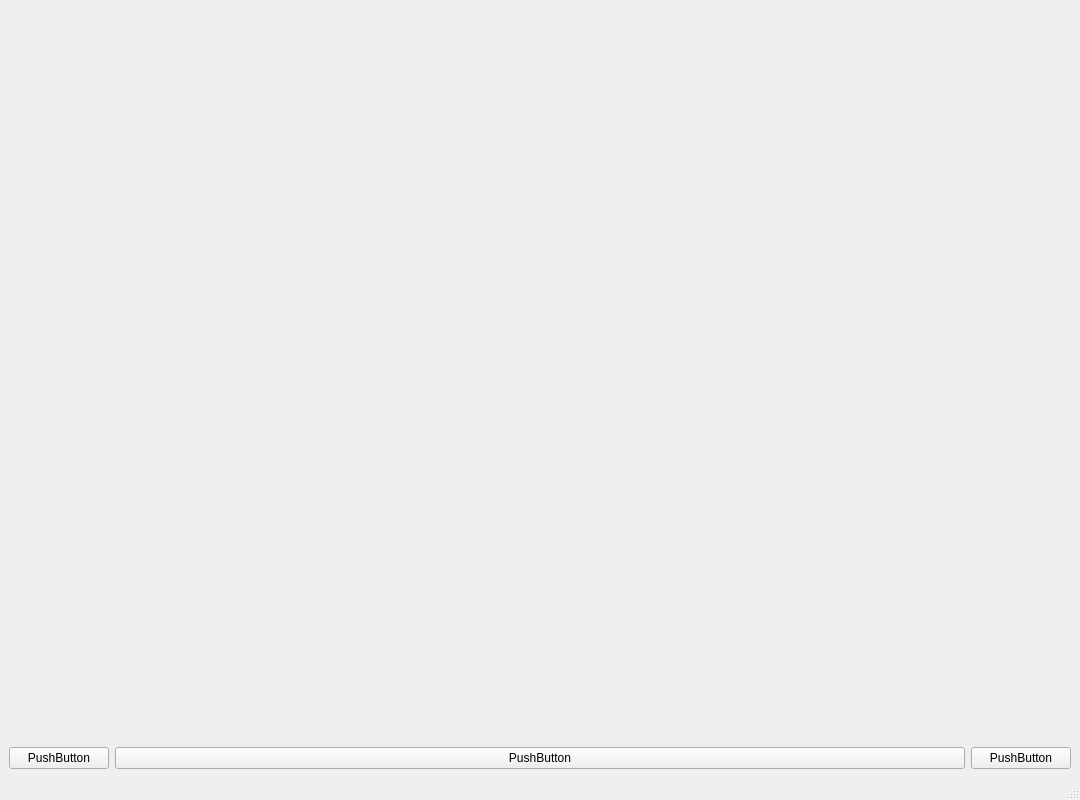
<?xml version="1.0" encoding="UTF-8"?>
<ui version="4.0">
 <class>MainWindow</class>
 <widget class="QMainWindow" name="MainWindow">
  <property name="geometry">
   <rect>
    <x>0</x>
    <y>0</y>
    <width>1080</width>
    <height>800</height>
   </rect>
  </property>
  <property name="maximumSize">
   <size>
    <width>1080</width>
    <height>800</height>
   </size>
  </property>
  <property name="windowTitle">
   <string>FaceSwap_Video</string>
  </property>
  <widget class="QWidget" name="centralwidget">
   <layout class="QVBoxLayout" name="verticalLayout">
    <item>
     <layout class="QHBoxLayout" name="horizontalLayout_2">
      <item>
       <widget class="QLabel" name="img_label">
        <property name="maximumSize">
         <size>
          <width>330</width>
          <height>360</height>
         </size>
        </property>
        <property name="text">
         <string/>
        </property>
       </widget>
      </item>
      <item>
       <widget class="QWidget" name="video_widget" native="true"/>
      </item>
     </layout>
    </item>
    <item>
     <layout class="QHBoxLayout" name="horizontalLayout">
      <item>
       <widget class="QPushButton" name="pushButton_left">
        <property name="maximumSize">
         <size>
          <width>100</width>
          <height>16777215</height>
         </size>
        </property>
        <property name="text">
         <string>PushButton</string>
        </property>
       </widget>
      </item>
      <item>
       <widget class="QPushButton" name="pushButton_start">
        <property name="text">
         <string>PushButton</string>
        </property>
       </widget>
      </item>
      <item>
       <widget class="QPushButton" name="pushButton_right">
        <property name="maximumSize">
         <size>
          <width>100</width>
          <height>16777215</height>
         </size>
        </property>
        <property name="text">
         <string>PushButton</string>
        </property>
       </widget>
      </item>
     </layout>
    </item>
   </layout>
  </widget>
  <widget class="QMenuBar" name="menubar">
   <property name="geometry">
    <rect>
     <x>0</x>
     <y>0</y>
     <width>1080</width>
     <height>23</height>
    </rect>
   </property>
  </widget>
  <widget class="QStatusBar" name="statusbar"/>
 </widget>
 <resources/>
 <connections/>
</ui>
